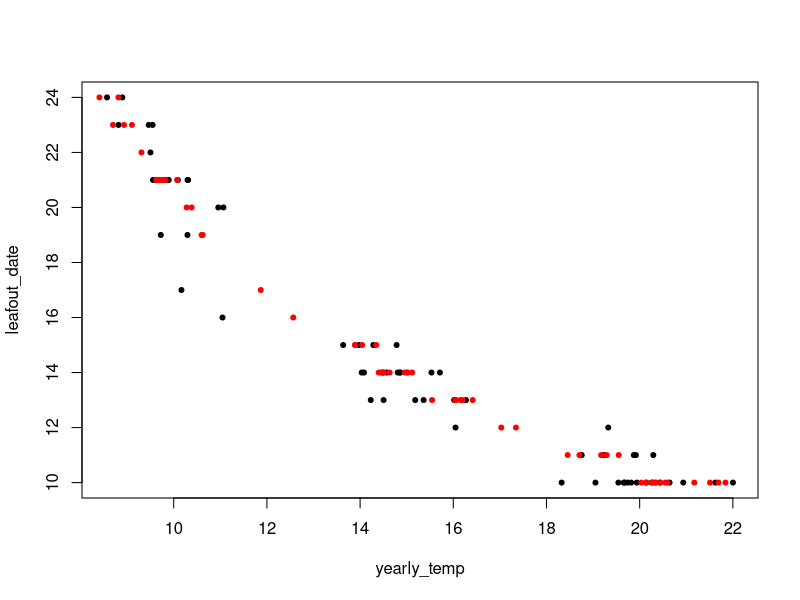
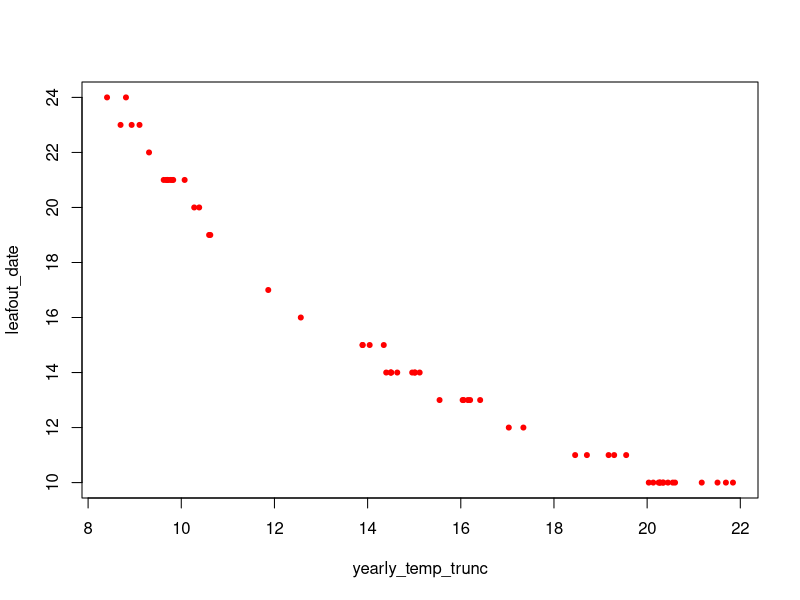
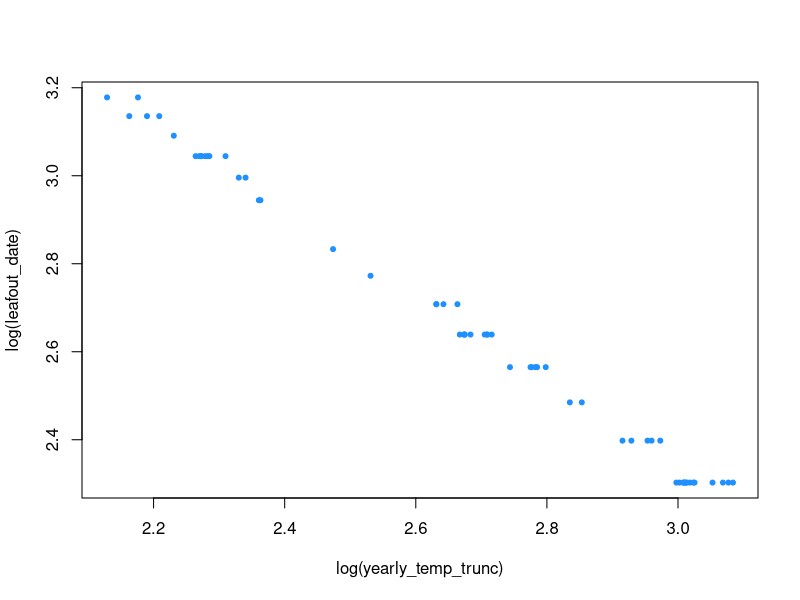

Write the R code that produced these figures, in order.
## Started 18 December 2019 ##
## Code by Jonathan Auerbach (and Andrew Gelman some) ##
## Notes by Lizzie ##

## Quick simulation of the declining sensitivities problem ##

# First, build up some simulated climate and leafout (after 200 GDD) data
yearly_expected_temp <- c(rep(0,20), rep(5,20), rep(10,20))
daily_temp <- sapply(yearly_expected_temp, function(x) rnorm(30, 10 + x, 4))
# daily_temp <- sapply(yearly_expected_temp, function(x) rnorm(30, 10 + x, (4+x))) # Lizzie added
leafout_date <- sapply(1:ncol(daily_temp), function(x) min(which(cumsum(daily_temp[,x]) > 200)))
yearly_temp <- colMeans(daily_temp)

yearly_temp_trunc <- sapply(1:ncol(daily_temp), function(x) mean(daily_temp[1:leafout_date[x], x]))

plot(yearly_temp, leafout_date, pch=20)
points(yearly_temp_trunc, leafout_date, pch=20, col = "red")

plot(yearly_temp_trunc, leafout_date, pch=20, col = "red")

# Lizzie added below ... 
plot(log(yearly_temp_trunc), log(leafout_date), pch=20, col = "dodgerblue")
